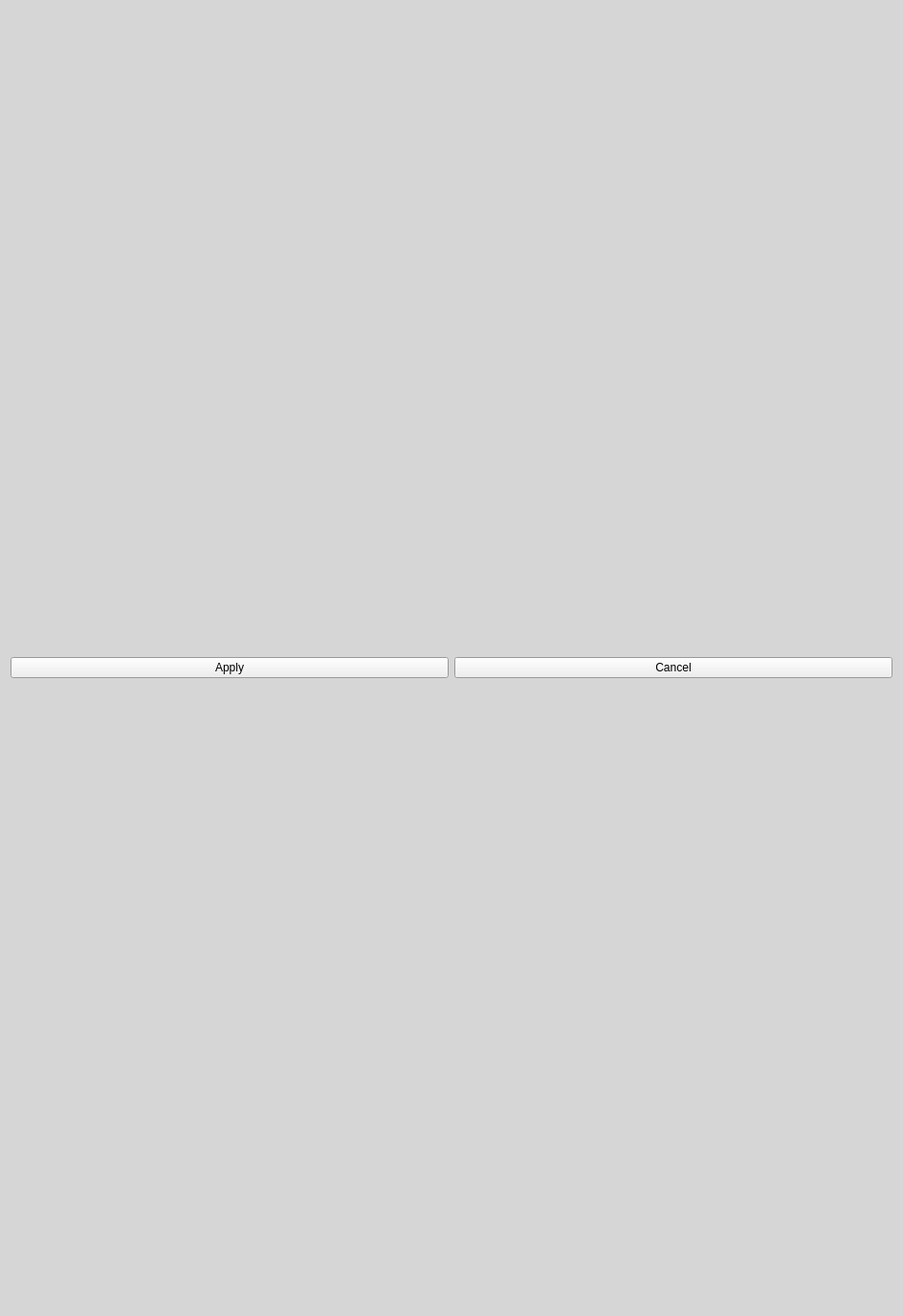
<?xml version="1.0" encoding="UTF-8"?>
<ui version="4.0">
 <class>Form</class>
 <widget class="QWidget" name="Form">
  <property name="geometry">
   <rect>
    <x>0</x>
    <y>0</y>
    <width>944</width>
    <height>1376</height>
   </rect>
  </property>
  <property name="palette">
   <palette>
    <active>
     <colorrole role="Base">
      <brush brushstyle="SolidPattern">
       <color alpha="255">
        <red>255</red>
        <green>255</green>
        <blue>255</blue>
       </color>
      </brush>
     </colorrole>
     <colorrole role="Window">
      <brush brushstyle="SolidPattern">
       <color alpha="255">
        <red>214</red>
        <green>214</green>
        <blue>214</blue>
       </color>
      </brush>
     </colorrole>
    </active>
    <inactive>
     <colorrole role="Base">
      <brush brushstyle="SolidPattern">
       <color alpha="255">
        <red>255</red>
        <green>255</green>
        <blue>255</blue>
       </color>
      </brush>
     </colorrole>
     <colorrole role="Window">
      <brush brushstyle="SolidPattern">
       <color alpha="255">
        <red>214</red>
        <green>214</green>
        <blue>214</blue>
       </color>
      </brush>
     </colorrole>
    </inactive>
    <disabled>
     <colorrole role="Base">
      <brush brushstyle="SolidPattern">
       <color alpha="255">
        <red>214</red>
        <green>214</green>
        <blue>214</blue>
       </color>
      </brush>
     </colorrole>
     <colorrole role="Window">
      <brush brushstyle="SolidPattern">
       <color alpha="255">
        <red>214</red>
        <green>214</green>
        <blue>214</blue>
       </color>
      </brush>
     </colorrole>
    </disabled>
   </palette>
  </property>
  <property name="windowTitle">
   <string>Form</string>
  </property>
  <layout class="QGridLayout" name="gridLayout">
   <item row="0" column="0">
    <layout class="QGridLayout" name="cfgGridLayout">
     <item row="1" column="0">
      <layout class="QHBoxLayout" name="applyCancelLayout">
       <item>
        <widget class="QPushButton" name="applyButton">
         <property name="sizePolicy">
          <sizepolicy hsizetype="Expanding" vsizetype="Fixed">
           <horstretch>0</horstretch>
           <verstretch>0</verstretch>
          </sizepolicy>
         </property>
         <property name="text">
          <string>Apply</string>
         </property>
        </widget>
       </item>
       <item>
        <widget class="QPushButton" name="cancelButton">
         <property name="sizePolicy">
          <sizepolicy hsizetype="Expanding" vsizetype="Fixed">
           <horstretch>0</horstretch>
           <verstretch>0</verstretch>
          </sizepolicy>
         </property>
         <property name="text">
          <string>Cancel</string>
         </property>
        </widget>
       </item>
      </layout>
     </item>
     <item row="0" column="0">
      <spacer name="horizontalSpacer">
       <property name="orientation">
        <enum>Qt::Horizontal</enum>
       </property>
       <property name="sizeHint" stdset="0">
        <size>
         <width>40</width>
         <height>20</height>
        </size>
       </property>
      </spacer>
     </item>
    </layout>
   </item>
  </layout>
 </widget>
 <resources/>
 <connections/>
</ui>
